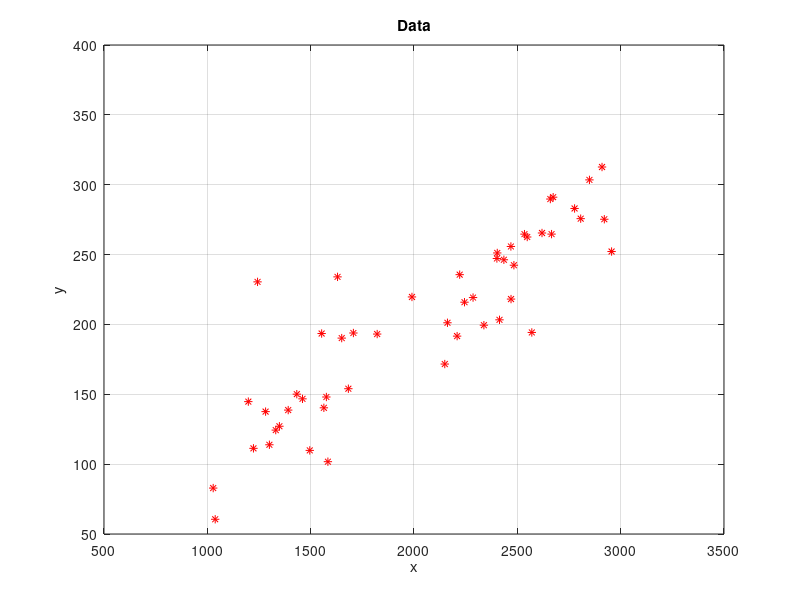
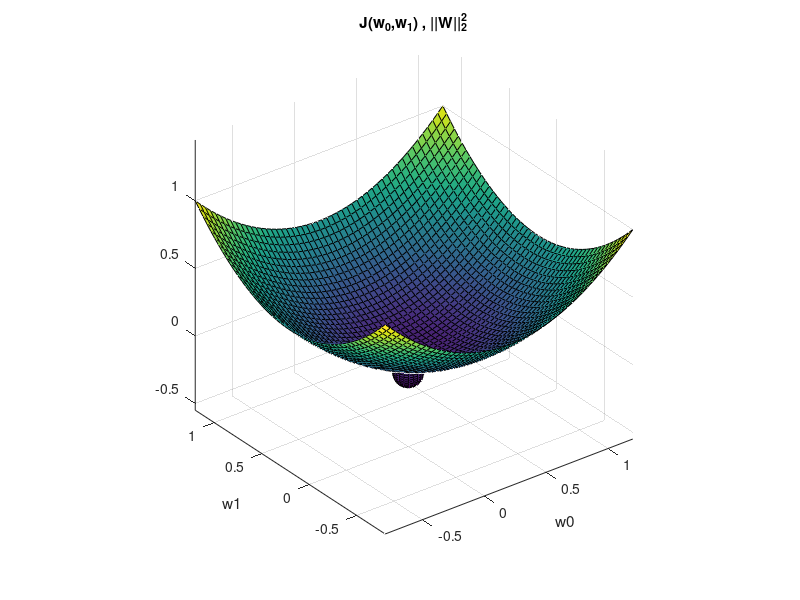
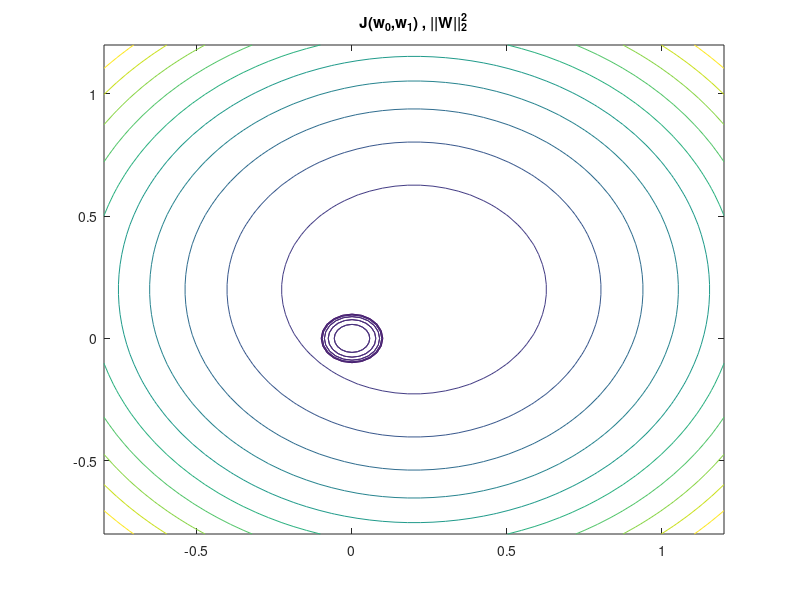

MATLAB code for these plots, in order:
close all;
clearvars;
clc;

%% Data %%
x = unifrnd(1000, 3000,[1,50]);
y = (1/10) * (x) + normrnd(0, 30,[1,50]);
plot(x,y,'r*')
grid on;
xlim([500,3500])
ylim([50,400])
title('Data')
xlabel('x')
ylabel('y')
%% Loss %%
% w0=linspace(-1000,1000,50);
% w1=w0;
% [W0,W1] = meshgrid(w0,w1);
% L = (W0.^2) + (x(i)^2)*(W1.^2) - (2*y(i))*W0 - (2*y(i)*x(i))*W1 + y(i)^2;
% surf(W0,W1,L)
%% Loss manual %%
w0=linspace(-1,1,50);
w1=w0;
[W0,W1] = meshgrid(w0,w1);

Loss=1/2 *((W0).^2 + (W1).^2); 
s=.2;

figure()
surf(W0+s, W1+s,Loss);
xlabel('w0');
ylabel('w1');
hold on;
title('J(w_0,w_1) , ||W||_2^2')

r=0.1;
[X,Y,R2] = sphere;
surf(r*X,r*Y,r*R2)
axis equal


figure()
contour(W0+s, W1+s,Loss)
hold on;
contour(r*X,r*Y,r*R2)
title('J(w_0,w_1) , ||W||_2^2')
